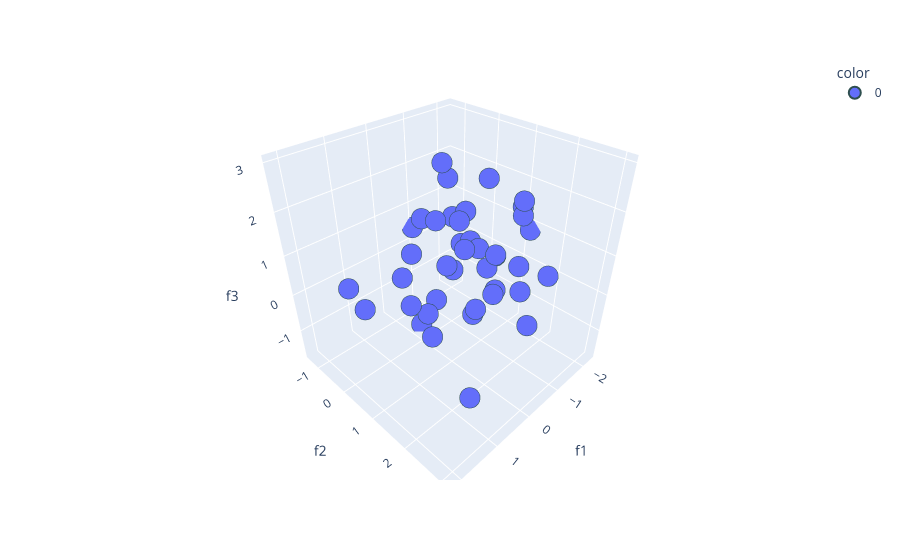

The notebook cell saved with this chart:
### Code cell
fig = px.scatter_3d(df, x=df['f1'], y=df['f2'], z=df['f3'],
                   color=df['target'].astype(str))
fig.update_traces(marker=dict(size=12, line=dict(width=2, color='DarkSlateGrey')),
                 selector=dict(mode='markers'))
fig.show()

### Figure 1 — Plotly figure (JSON) as saved in the notebook; plotly's stock layout.template omitted (floating-point values rounded to 4 significant figures)
{"data": [{"hovertemplate": "color=0<br>f1=%{x}<br>f2=%{y}<br>f3=%{z}<extra></extra>", "legendgroup": "0", "marker": {"color": "#636efa", "line": {"color": "DarkSlateGrey", "width": 2}, "size": 12, "symbol": "circle"}, "mode": "markers", "name": "0", "scene": "scene", "showlegend": true, "type": "scatter3d", "x": [-1.284, -0.8806, -1.971, 1.222, 0.5729, -0.3469, -1.05, -0.4056, 0.01338, -1.19, -1.277, -0.4804, -1.767, -0.6778, 0.07968, 1.687, 0.9621, 2.156, -0.2726, -2.285, 0.29, 0.4819, 1.7, -1.243, -0.4359, 0.02302, 0.5103, 0.3041, -0.5565, -0.09216, -1.275, -0.8479, -0.07602, -1.707, -0.8012, 1.221, -1.021, -0.9723, -0.4736, 0.1953], "y": [1.057, 2.677, 1.17, -0.456, 2.158, 2.447, -0.04299, -0.3482, 1.188, 0.2249, -0.2471, 0.3522, 1.342, 1.083, 1.658, 3.087, 1.301, 0.5517, -0.3331, 1.197, 1.595, -0.02603, 1.704, 1.722, 1.738, 0.7508, 2.49, 0.6851, 1.434, 2.05, 0.3073, 1.995, 0.7966, -0.3913, 2.386, 1.208, 0.987, -1.343, 0.02472, 0.7218], "z": [0.5272, 1.014, 1.515, -0.4119, 0.7509, 0.808, 1.158, 1.242, 1.972, 1.34, -0.4915, 0.3102, 1.443, 1.004, 0.03866, 0.03723, 0.3612, 1.206, -1.679, 0.8164, 1.656, 0.2806, 1.222, 0.5885, 1.265, 2.994, 1.243, -1.066, 0.7495, 0.7711, 0.5805, 2.366, 2.68, 0.009487, -0.3591, 1.811, 2.424, 0.3727, 1.313, -0.04951]}], "layout": {"legend": {"title": {"text": "color"}, "tracegroupgap": 0}, "margin": {"t": 60}, "scene": {"domain": {"x": [0, 1], "y": [0, 1]}, "xaxis": {"title": {"text": "f1"}}, "yaxis": {"title": {"text": "f2"}}, "zaxis": {"title": {"text": "f3"}}}}}
